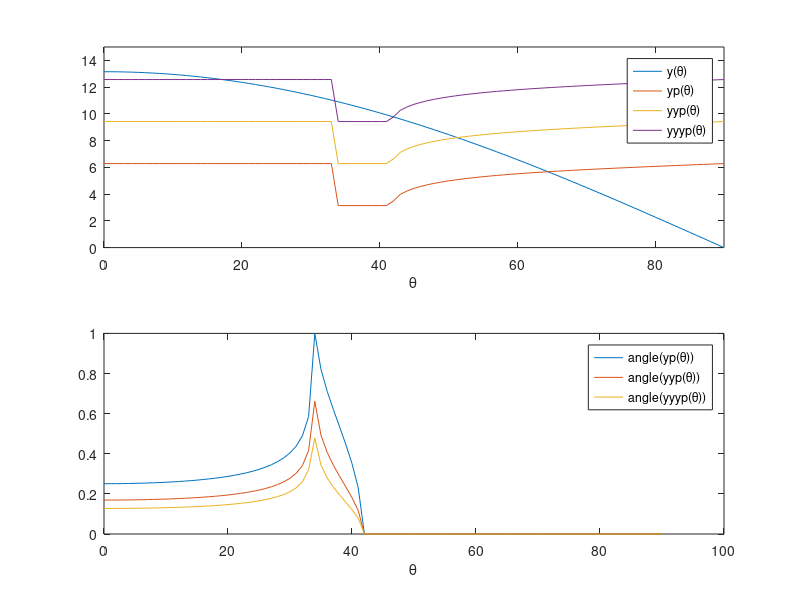

Recreate this plot in MATLAB.
% N7PLPPS
% Wave traveling with total internal reflection through a planar waveguide.
% Resonance condition for p-polarization.
% global definition of n1,n2,n3, d and ? above the graph
function N7PLPPS;

n1 = 1.5;
n2 = 1;
n3 = 1;
d = 6;
Lamda = 4.3;
LamdaLamda = Lamda/n1
% LamdaLamda = 2.867

Theta = (0:1:90);
y = 2*pi*n1*(d/Lamda)*cos(2*pi*Theta/360);
zp1 = (sqrt((n1^2)*(sin(2*pi*Theta/360)).^2-n2^2)*n1)./((n2^2)*cos(2*pi*Theta/360));
yp1 = -atan(zp1);
zp3 = (sqrt((n1^2)*(sin(2*pi*Theta/360)).^2-n3^2)*n1)./((n3^2)*cos(2*pi*Theta/360));
yp3 = -atan(zp3);

% For the graph we use yp for m=1, yyp for m=2, yyyp for m=3

yp = -yp1 -yp3 + pi;
yyp = -yp1 -yp3 + pi*2;
yyyp = -yp1 -yp3 + pi*3;

%Global Definition
Thetac = asin(n2/n1);
ThetaThetac = 360*Thetac/(2*pi)
% ThetaThetac = 41.81

figure(1);
subplot(2,1,1);
plot(Theta,y,Theta,yp,Theta,yyp,Theta,yyyp);
axis([0 90 0 15]);                  % PLOTS LIMITS                    
xlabel('\theta');
legend('y(\theta)','yp(\theta)','yyp(\theta)','yyyp(\theta)');

% At the cross-over point of y with yp, yyp, or yyyp respectively, the resonance condition is
% fulfilled.
% The functions yp, yyp and yyyp are complex in the region from horizontal appearance to
% zero. This is shown in the next graph where the argument is plotted. The complex region
% has to be disregarded for the determination of the cross-over point.

subplot(2,1,2);
plot(Theta,angle(yp),Theta,angle(yyp),Theta,angle(yyyp));
axis([0 100 0 1]);                  % PLOTS LIMITS                    
xlabel('\theta');
legend('angle(yp(\theta))','angle(yyp(\theta))','angle(yyyp(\theta))');
